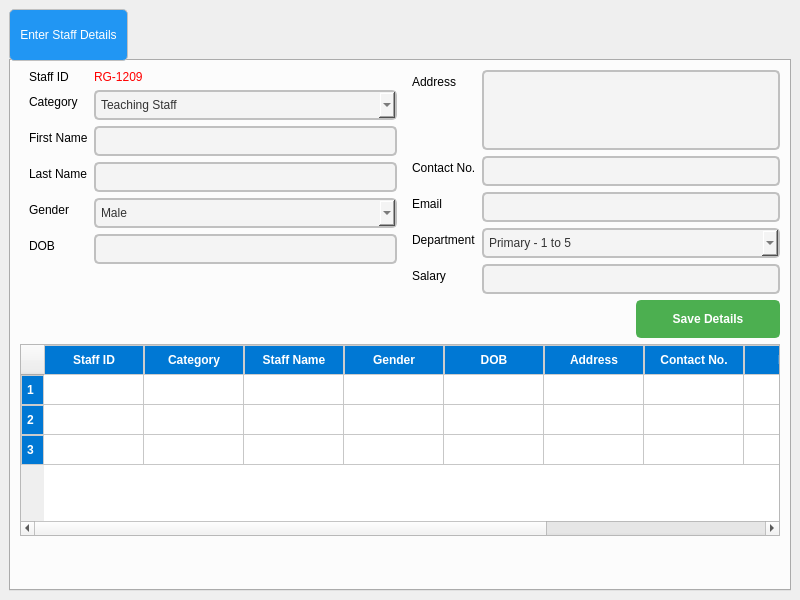
<?xml version="1.0" encoding="UTF-8"?>
<ui version="4.0">
 <class>MainWindow</class>
 <widget class="QMainWindow" name="MainWindow">
  <property name="geometry">
   <rect>
    <x>0</x>
    <y>0</y>
    <width>800</width>
    <height>600</height>
   </rect>
  </property>
  <property name="windowTitle">
   <string>MainWindow</string>
  </property>
  <widget class="QWidget" name="centralwidget">
   <layout class="QVBoxLayout" name="verticalLayout_2">
    <item>
     <widget class="QTabWidget" name="tabWidget">
      <property name="styleSheet">
       <string notr="true">/* Styling the Tab Widget */
QTabWidget {
    background-color: #f0f0f0;
    border: 2px solid black;
    border-radius: 10px;
    padding: 5px;
}


/* Styling the Tabs */
QTabBar::tab {
    background-color: #2196F3;  /* Tab background color */
    color: white;
    border: 1px solid #c0c0c0;
    padding: 10px;
    border-radius: 5px;
    min-width: 80px;
    min-height: 30px;

	font: 14pt &quot;Segoe UI&quot;;
}

</string>
      </property>
      <property name="currentIndex">
       <number>0</number>
      </property>
      <widget class="QWidget" name="tab">
       <property name="styleSheet">
        <string notr="true"/>
       </property>
       <attribute name="title">
        <string>Enter Staff Details</string>
       </attribute>
       <layout class="QVBoxLayout" name="verticalLayout">
        <item>
         <layout class="QHBoxLayout" name="horizontalLayout_2">
          <property name="topMargin">
           <number>0</number>
          </property>
          <item alignment="Qt::AlignTop">
           <widget class="QFrame" name="formFrame">
            <property name="styleSheet">
             <string notr="true">*{
font: 14pt &quot;Segoe UI&quot;;

}

/* Styling the QLineEdit */
QLineEdit {
    background-color: #f4f4f4;  /* Light grey background */
    color: #333333;  /* Dark text color */
    border: 2px solid #c0c0c0;  /* Border color */
    border-radius: 5px;  /* Rounded corners */
    padding: 5px;
}

/* Focused state (when the QLineEdit is selected) */
QLineEdit:focus {
    border: 2px solid #2196F3;  /* Blue border when focused */
    background-color: #ffffff;  /* White background on focus */
}

/* Disabled state */
QLineEdit:disabled {
    background-color: #e0e0e0;  /* Grey background when disabled */
    color: #888888;  /* Light grey text when disabled */
    border: 2px solid #cccccc;  /* Light grey border */
}

/* Placeholder text style */
QLineEdit::placeholder {
    color: #888888;  /* Light grey color for placeholder text */
    font-style: italic;  /* Italicize the placeholder text */
}

/* Styling the text cursor */
QLineEdit::cursor {
    color: #2196F3;  /* Change cursor color to blue */
}
</string>
            </property>
            <layout class="QFormLayout" name="formLayout">
             <property name="topMargin">
              <number>0</number>
             </property>
             <property name="rightMargin">
              <number>0</number>
             </property>
             <property name="bottomMargin">
              <number>0</number>
             </property>
             <item row="0" column="0">
              <widget class="QLabel" name="label_2">
               <property name="text">
                <string>Staff ID</string>
               </property>
              </widget>
             </item>
             <item row="0" column="1">
              <widget class="QLabel" name="staff_id_label">
               <property name="styleSheet">
                <string notr="true">color: rgb(255, 0, 0);
font: 700 14pt &quot;Segoe UI&quot;;</string>
               </property>
               <property name="text">
                <string>RG-1209</string>
               </property>
              </widget>
             </item>
             <item row="1" column="0">
              <widget class="QLabel" name="label_4">
               <property name="text">
                <string>Category</string>
               </property>
              </widget>
             </item>
             <item row="1" column="1">
              <widget class="QComboBox" name="staff_category_box">
               <property name="styleSheet">
                <string notr="true">/* Styling the QComboBox */
QComboBox {
    background-color: #f4f4f4;  /* Light grey background */
    color: #333333;  /* Dark text color */
    border: 2px solid #c0c0c0;  /* Border color */
    border-radius: 5px;  /* Rounded corners */
    padding: 5px;
    font: 14pt &quot;Segoe UI&quot;;

    min-width: 150px;  /* Minimum width of the combo box */
}

/* Styling the combo box when focused */
QComboBox:focus {
    border: 2px solid #2196F3;  /* Blue border when focused */
    background-color: #ffffff;  /* White background on focus */
}

/* Disabled state for the combo box */
QComboBox:disabled {
    background-color: #e0e0e0;  /* Grey background when disabled */
    color: #888888;  /* Light grey text when disabled */
    border: 2px solid #cccccc;  /* Light grey border */
}

/* Arrow button of the combo box */


/* Styling the dropdown list */
QComboBox QAbstractItemView {
    background-color: #ffffff;  /* White background for the dropdown list */
    color: #333333;  /* Dark text color */
    border: 1px solid #c0c0c0;  /* Border around the dropdown list */
    border-radius: 5px;
    padding: 5px;
    min-width: 150px;
}

/* Hover effect on the dropdown list items */
QComboBox QAbstractItemView::item:hover {
    background-color: #2196F3;  /* Blue background on hover */
    color: #ffffff;  /* White text on hover */
}

/* Selected item in the dropdown list */
QComboBox QAbstractItemView::item:selected {
    background-color: #64B5F6;  /* Light blue background when selected */
    color: #ffffff;  /* White text when selected */
}
</string>
               </property>
               <item>
                <property name="text">
                 <string>Teaching Staff</string>
                </property>
               </item>
               <item>
                <property name="text">
                 <string>Non-Teaching</string>
                </property>
               </item>
              </widget>
             </item>
             <item row="2" column="0">
              <widget class="QLabel" name="label">
               <property name="text">
                <string>First Name</string>
               </property>
              </widget>
             </item>
             <item row="2" column="1">
              <widget class="QLineEdit" name="staff_fname_box"/>
             </item>
             <item row="3" column="0">
              <widget class="QLabel" name="label_3">
               <property name="text">
                <string>Last Name</string>
               </property>
              </widget>
             </item>
             <item row="3" column="1">
              <widget class="QLineEdit" name="staff_lname_box"/>
             </item>
             <item row="4" column="0">
              <widget class="QLabel" name="label_6">
               <property name="text">
                <string>Gender</string>
               </property>
              </widget>
             </item>
             <item row="4" column="1">
              <widget class="QComboBox" name="staff_gen_box">
               <property name="styleSheet">
                <string notr="true">/* Styling the QComboBox */
QComboBox {
    background-color: #f4f4f4;  /* Light grey background */
    color: #333333;  /* Dark text color */
    border: 2px solid #c0c0c0;  /* Border color */
    border-radius: 5px;  /* Rounded corners */
    padding: 5px;
    font: 14pt &quot;Segoe UI&quot;;

    min-width: 150px;  /* Minimum width of the combo box */
}

/* Styling the combo box when focused */
QComboBox:focus {
    border: 2px solid #2196F3;  /* Blue border when focused */
    background-color: #ffffff;  /* White background on focus */
}

/* Disabled state for the combo box */
QComboBox:disabled {
    background-color: #e0e0e0;  /* Grey background when disabled */
    color: #888888;  /* Light grey text when disabled */
    border: 2px solid #cccccc;  /* Light grey border */
}

/* Arrow button of the combo box */


/* Styling the dropdown list */
QComboBox QAbstractItemView {
    background-color: #ffffff;  /* White background for the dropdown list */
    color: #333333;  /* Dark text color */
    border: 1px solid #c0c0c0;  /* Border around the dropdown list */
    border-radius: 5px;
    padding: 5px;
    min-width: 150px;
}

/* Hover effect on the dropdown list items */
QComboBox QAbstractItemView::item:hover {
    background-color: #2196F3;  /* Blue background on hover */
    color: #ffffff;  /* White text on hover */
}

/* Selected item in the dropdown list */
QComboBox QAbstractItemView::item:selected {
    background-color: #64B5F6;  /* Light blue background when selected */
    color: #ffffff;  /* White text when selected */
}
</string>
               </property>
               <item>
                <property name="text">
                 <string>Male</string>
                </property>
               </item>
               <item>
                <property name="text">
                 <string>Female</string>
                </property>
               </item>
              </widget>
             </item>
             <item row="6" column="0">
              <widget class="QLabel" name="label_7">
               <property name="text">
                <string>DOB</string>
               </property>
              </widget>
             </item>
             <item row="6" column="1">
              <widget class="QLineEdit" name="staff_dob_box"/>
             </item>
            </layout>
           </widget>
          </item>
          <item alignment="Qt::AlignTop">
           <widget class="QFrame" name="formFrame_2">
            <property name="styleSheet">
             <string notr="true">*{
font: 14pt &quot;Segoe UI&quot;;

}

/* Styling the QLineEdit */
QLineEdit {
    background-color: #f4f4f4;  /* Light grey background */
    color: #333333;  /* Dark text color */
    border: 2px solid #c0c0c0;  /* Border color */
    border-radius: 5px;  /* Rounded corners */
    padding: 5px;
}

/* Focused state (when the QLineEdit is selected) */
QLineEdit:focus {
    border: 2px solid #2196F3;  /* Blue border when focused */
    background-color: #ffffff;  /* White background on focus */
}

/* Disabled state */
QLineEdit:disabled {
    background-color: #e0e0e0;  /* Grey background when disabled */
    color: #888888;  /* Light grey text when disabled */
    border: 2px solid #cccccc;  /* Light grey border */
}

/* Placeholder text style */
QLineEdit::placeholder {
    color: #888888;  /* Light grey color for placeholder text */
    font-style: italic;  /* Italicize the placeholder text */
}

/* Styling the text cursor */
QLineEdit::cursor {
    color: #2196F3;  /* Change cursor color to blue */
}
</string>
            </property>
            <layout class="QFormLayout" name="formLayout_2">
             <property name="topMargin">
              <number>0</number>
             </property>
             <property name="rightMargin">
              <number>0</number>
             </property>
             <property name="bottomMargin">
              <number>0</number>
             </property>
             <item row="0" column="0">
              <widget class="QLabel" name="label_11">
               <property name="text">
                <string>Address</string>
               </property>
              </widget>
             </item>
             <item row="2" column="0">
              <widget class="QLabel" name="label_12">
               <property name="text">
                <string>Contact No.</string>
               </property>
              </widget>
             </item>
             <item row="2" column="1">
              <widget class="QLineEdit" name="staff_contact_box"/>
             </item>
             <item row="3" column="0">
              <widget class="QLabel" name="label_17">
               <property name="text">
                <string>Email</string>
               </property>
              </widget>
             </item>
             <item row="3" column="1">
              <widget class="QLineEdit" name="staff_email_box"/>
             </item>
             <item row="4" column="0">
              <widget class="QLabel" name="label_13">
               <property name="text">
                <string>Department</string>
               </property>
              </widget>
             </item>
             <item row="8" column="0">
              <widget class="QLabel" name="label_14">
               <property name="text">
                <string>Salary</string>
               </property>
              </widget>
             </item>
             <item row="0" column="1">
              <widget class="QPlainTextEdit" name="staff_address_box">
               <property name="maximumSize">
                <size>
                 <width>16777215</width>
                 <height>80</height>
                </size>
               </property>
               <property name="styleSheet">
                <string notr="true">/* Styling the QPlainTextEdit */
QPlainTextEdit {
    background-color: #f4f4f4;  /* Light grey background */
    color: #333333;  /* Dark text color */
    border: 2px solid #c0c0c0;  /* Border color */
    border-radius: 5px;  /* Rounded corners */
    padding: 8px;
    font: 14pt &quot;Segoe UI&quot;;

}

/* Focused state (when the QPlainTextEdit is selected) */
QPlainTextEdit:focus {
    border: 2px solid #2196F3;  /* Blue border when focused */
    background-color: #ffffff;  /* White background on focus */
}

/* Disabled state */
QPlainTextEdit:disabled {
    background-color: #e0e0e0;  /* Grey background when disabled */
    color: #888888;  /* Light grey text when disabled */
    border: 2px solid #cccccc;  /* Light grey border */
}

/* Styling the text cursor */
QPlainTextEdit::cursor {
    color: #2196F3;  /* Change cursor color to blue */
}

/* Styling the selected text */
QPlainTextEdit::selection {
    background-color: #64B5F6;  /* Light blue background for selected text */
    color: #ffffff;  /* White text color for selected text */
}

/* Styling the scroll bar */
QPlainTextEdit QScrollBar:vertical {
    border: none;
    background: #f4f4f4;
    width: 12px;
    margin: 0px, 0px, 0px, 0px;
    border-radius: 6px;
}

QPlainTextEdit QScrollBar::handle:vertical {
    background: #2196F3;
    border-radius: 6px;
}

QPlainTextEdit QScrollBar::add-line:vertical, 
QPlainTextEdit QScrollBar::sub-line:vertical {
    border: none;
    background: none;
}
</string>
               </property>
              </widget>
             </item>
             <item row="4" column="1">
              <widget class="QComboBox" name="staff_dept_box">
               <property name="styleSheet">
                <string notr="true">/* Styling the QComboBox */
QComboBox {
    background-color: #f4f4f4;  /* Light grey background */
    color: #333333;  /* Dark text color */
    border: 2px solid #c0c0c0;  /* Border color */
    border-radius: 5px;  /* Rounded corners */
    padding: 5px;
    font: 14pt &quot;Segoe UI&quot;;

    min-width: 150px;  /* Minimum width of the combo box */
}

/* Styling the combo box when focused */
QComboBox:focus {
    border: 2px solid #2196F3;  /* Blue border when focused */
    background-color: #ffffff;  /* White background on focus */
}

/* Disabled state for the combo box */
QComboBox:disabled {
    background-color: #e0e0e0;  /* Grey background when disabled */
    color: #888888;  /* Light grey text when disabled */
    border: 2px solid #cccccc;  /* Light grey border */
}

/* Arrow button of the combo box */


/* Styling the dropdown list */
QComboBox QAbstractItemView {
    background-color: #ffffff;  /* White background for the dropdown list */
    color: #333333;  /* Dark text color */
    border: 1px solid #c0c0c0;  /* Border around the dropdown list */
    border-radius: 5px;
    padding: 5px;
    min-width: 150px;
}

/* Hover effect on the dropdown list items */
QComboBox QAbstractItemView::item:hover {
    background-color: #2196F3;  /* Blue background on hover */
    color: #ffffff;  /* White text on hover */
}

/* Selected item in the dropdown list */
QComboBox QAbstractItemView::item:selected {
    background-color: #64B5F6;  /* Light blue background when selected */
    color: #ffffff;  /* White text when selected */
}
</string>
               </property>
               <item>
                <property name="text">
                 <string>Primary - 1 to 5</string>
                </property>
               </item>
               <item>
                <property name="text">
                 <string>Middle High - 6 to 8</string>
                </property>
               </item>
               <item>
                <property name="text">
                 <string>Secondary - 9 to 10</string>
                </property>
               </item>
               <item>
                <property name="text">
                 <string>Science</string>
                </property>
               </item>
               <item>
                <property name="text">
                 <string>Commerce</string>
                </property>
               </item>
               <item>
                <property name="text">
                 <string>Humanities</string>
                </property>
               </item>
               <item>
                <property name="text">
                 <string>Utilities</string>
                </property>
               </item>
               <item>
                <property name="text">
                 <string>Lab Assistant</string>
                </property>
               </item>
               <item>
                <property name="text">
                 <string>Finance</string>
                </property>
               </item>
               <item>
                <property name="text">
                 <string>Office</string>
                </property>
               </item>
              </widget>
             </item>
             <item row="8" column="1">
              <widget class="QLineEdit" name="staff_sal_box"/>
             </item>
            </layout>
           </widget>
          </item>
         </layout>
        </item>
        <item>
         <layout class="QHBoxLayout" name="horizontalLayout_3">
          <property name="topMargin">
           <number>0</number>
          </property>
          <item>
           <spacer name="horizontalSpacer">
            <property name="orientation">
             <enum>Qt::Horizontal</enum>
            </property>
            <property name="sizeHint" stdset="0">
             <size>
              <width>40</width>
              <height>20</height>
             </size>
            </property>
           </spacer>
          </item>
          <item>
           <widget class="QPushButton" name="save_btn">
            <property name="styleSheet">
             <string notr="true">/* Styling the QPushButton */
QPushButton {
    background-color: #4CAF50;  /* Green background */
    color: white;  /* White text color */
    border: 2px solid #4CAF50;  /* Border color matches background */
    border-radius: 5px;  /* Rounded corners */
    padding: 10px 20px;  /* Vertical and horizontal padding */
    
    font: 14pt &quot;Segoe UI&quot;; /* Font size */
    min-width: 100px;  /* Minimum width for the button */
}

/* Hover effect when the mouse is over the button */
QPushButton:hover {
    background-color: #45a049;  /* Darker green background */
    border-color: #45a049;  /* Darker green border */
}

/* Pressed effect when the button is clicked */
QPushButton:pressed {
    background-color: #388e3c;  /* Even darker green */
    border-color: #388e3c;  /* Dark border */
    padding-top: 12px;  /* Slightly reduces padding to simulate a &quot;pressed&quot; effect */
    padding-left: 18px;  /* Shift the button to the left slightly */
}

/* Focused state (when the button is focused) */
QPushButton:focus {
    border: 2px solid #2196F3;  /* Blue border when focused */
    outline: none;  /* Removes the default outline */
}

/* Disabled state for the QPushButton */
QPushButton:disabled {
    background-color: #e0e0e0;  /* Light grey background */
    color: #888888;  /* Light grey text */
    border: 2px solid #cccccc;  /* Light grey border */
}

/* Styling the text of the QPushButton */
QPushButton {
    font-weight: bold;  /* Make the text bold */
}

/* Styling the QPushButton icon (if it has one) */
QPushButton::icon {
    padding-right: 10px;  /* Space between the icon and the text */
}

/* Border effect when the button is in a focus or pressed state */
QPushButton:focus, QPushButton:pressed {
    border-style: inset;
}
</string>
            </property>
            <property name="text">
             <string>Save Details</string>
            </property>
           </widget>
          </item>
         </layout>
        </item>
        <item>
         <widget class="QTableWidget" name="staff_table">
          <property name="font">
           <font>
            <pointsize>14</pointsize>
            <bold>false</bold>
           </font>
          </property>
          <property name="styleSheet">
           <string notr="true">QHeaderView::section {
background-color: rgb(0, 120, 212);
     /* Green background for headers */
    color: white;             /* White text color */
    font-weight: bold;        /* Bold font for header text */
    text-align: center;       /* Center-align text */
	
	font: 700 14pt &quot;Segoe UI&quot;;
    border: 1px solid #ccc;   /* Light gray border around header sections */
    padding: 5px;             /* Padding inside header cells */
}
</string>
          </property>
          <row/>
          <row/>
          <row/>
          <column>
           <property name="text">
            <string>Staff ID</string>
           </property>
          </column>
          <column>
           <property name="text">
            <string>Category</string>
           </property>
          </column>
          <column>
           <property name="text">
            <string>Staff Name</string>
           </property>
          </column>
          <column>
           <property name="text">
            <string>Gender</string>
           </property>
          </column>
          <column>
           <property name="text">
            <string>DOB</string>
           </property>
          </column>
          <column>
           <property name="text">
            <string>Address</string>
           </property>
          </column>
          <column>
           <property name="text">
            <string>Contact No.</string>
           </property>
          </column>
          <column>
           <property name="text">
            <string>Email</string>
           </property>
          </column>
          <column>
           <property name="text">
            <string>Dept</string>
           </property>
          </column>
          <column>
           <property name="text">
            <string>Salary</string>
           </property>
          </column>
         </widget>
        </item>
        <item>
         <spacer name="verticalSpacer">
          <property name="orientation">
           <enum>Qt::Vertical</enum>
          </property>
          <property name="sizeHint" stdset="0">
           <size>
            <width>20</width>
            <height>40</height>
           </size>
          </property>
         </spacer>
        </item>
       </layout>
      </widget>
     </widget>
    </item>
   </layout>
  </widget>
 </widget>
 <resources/>
 <connections/>
</ui>
